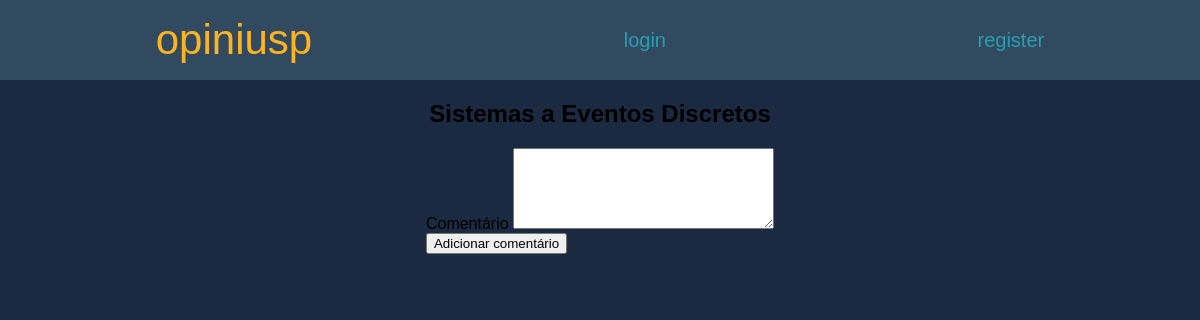
Before: /disciplina/1/ with the older database file.
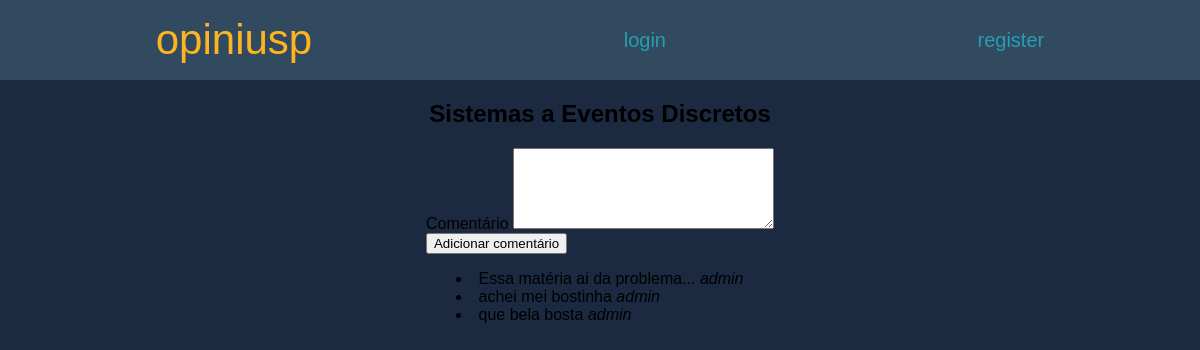
After: the same page with the newer database file.
### main/models.py (models this page shows, shortened)
class Disciplina(models.Model):
    nome = models.CharField(max_length=100)
    sigla = models.CharField(max_length=7)
    cred_aula = models.IntegerField()
    cred_trabalho = models.IntegerField()
    ch_total = models.IntegerField()
    descricao = models.TextField(max_length=500) #programacao
    programa_resumido = models.TextField(max_length=300)
    met_avaliacao = models.CharField(max_length=50)
    crit_avaliacao = models.CharField(max_length=50)
    recup_avaliacao = models.CharField(max_length=50)
    bibliografia = models.TextField(max_length=1000)

class Comentario(models.Model):
    disciplina = models.ForeignKey(Disciplina, on_delete=models.CASCADE)
    user = models.ForeignKey(User, on_delete=models.CASCADE)
    texto = models.TextField(max_length=1000)
    downVote = models.ManyToManyField(User, blank=True, related_name="downvote")
    upVote = models.ManyToManyField(User, blank=True, related_name="upvote")

### main/views.py (the view)
# urls.py: path('disciplina/<int:id>/', views.pagina_disciplina, name = "disciplina"),
def pagina_disciplina(request, id):
    disciplina = Disciplina.objects.get(id=id)
    comentarios =  Comentario.objects.filter(disciplina=id).annotate(
    total_votes=Count('upVote')-Count('downVote')
    ).order_by('total_votes')
    contexto = {
        "disciplina": disciplina,
        "comentarios": comentarios
    }
    return render(request, 'main/disciplina.html', contexto)

### main/templates/main/disciplina.html (shortened to what this page needs)
{% extends 'main/base.html'%} {% block content %}
<h2>{{disciplina.nome}}</h2>
<div>
  <form action="{% url 'main:add_comentario' disciplina.id%}" method="POST">
    <label for="texto"> Comentário </label>
    <textarea
      name="texto"
      id="texto"
      cols="30"
      rows="5"
      class="form-control"
    ></textarea>
    <br />
    <input type="submit" value="Adicionar comentário" />
  </form>
</div>
<div>
  {% for comentario in comentarios %}
  <li>{{ comentario.texto }} <i> {{comentario.user.username}}</i></li>
   {% endfor %}
</div>
{% endblock %}

### main/templates/main/base.html (shortened to what this page needs)
<html lang="en">
<body>
  <div class=top>
    {% load static %}
    <link rel="stylesheet" href="{% static 'css/main.css' %}">
    <div class="logo">opiniusp</div>
    {% if user.is_authenticated %}
    <div class="user">{{user.username}}</div>
    <a href="{% url 'accounts:logout' %}">Sair</a>
    {% else %}
    <a class=reg href="{% url 'accounts:login' %}">login</a>
    <a class=reg href="{% url 'accounts:register' %}">register</a>
    {% endif %}
  </div>
  {% block content %} {% endblock %}
</body>
</html>

### main/static/css/main.css (style rules this page uses)
:root { --oxfordblue: #1b2a41; --charcoal: #324a5f; --bluemunsell: #279eb3; --middleblue: #5cc6d7; --honeyellow: #feb320; }
a { text-decoration: none; }
body { font-family:'Arial'; background-color: var(--oxfordblue); display:flex; flex-direction: column; justify-content: flex-start; align-items: center; margin: 0; padding: 0; border: 0; }
.top { display:flex; align-items: center; flex-direction:row; justify-content: space-around; height: 10%; width: 100%; background-color: var(--charcoal); padding: 0; }
.logo { font-size: 42px; color: var(--honeyellow); font-style: 'TIMES'; }
.reg { color: var(--bluemunsell); font-family: 'Helvetica'; font-size: 20px; }

Changed rows visible on the page:
added Comentario: texto "Essa matéria ai da problema...", user.username "admin"
added Comentario: texto "achei mei bostinha", user.username "admin"
added Comentario: texto "que bela bosta", user.username "admin"
